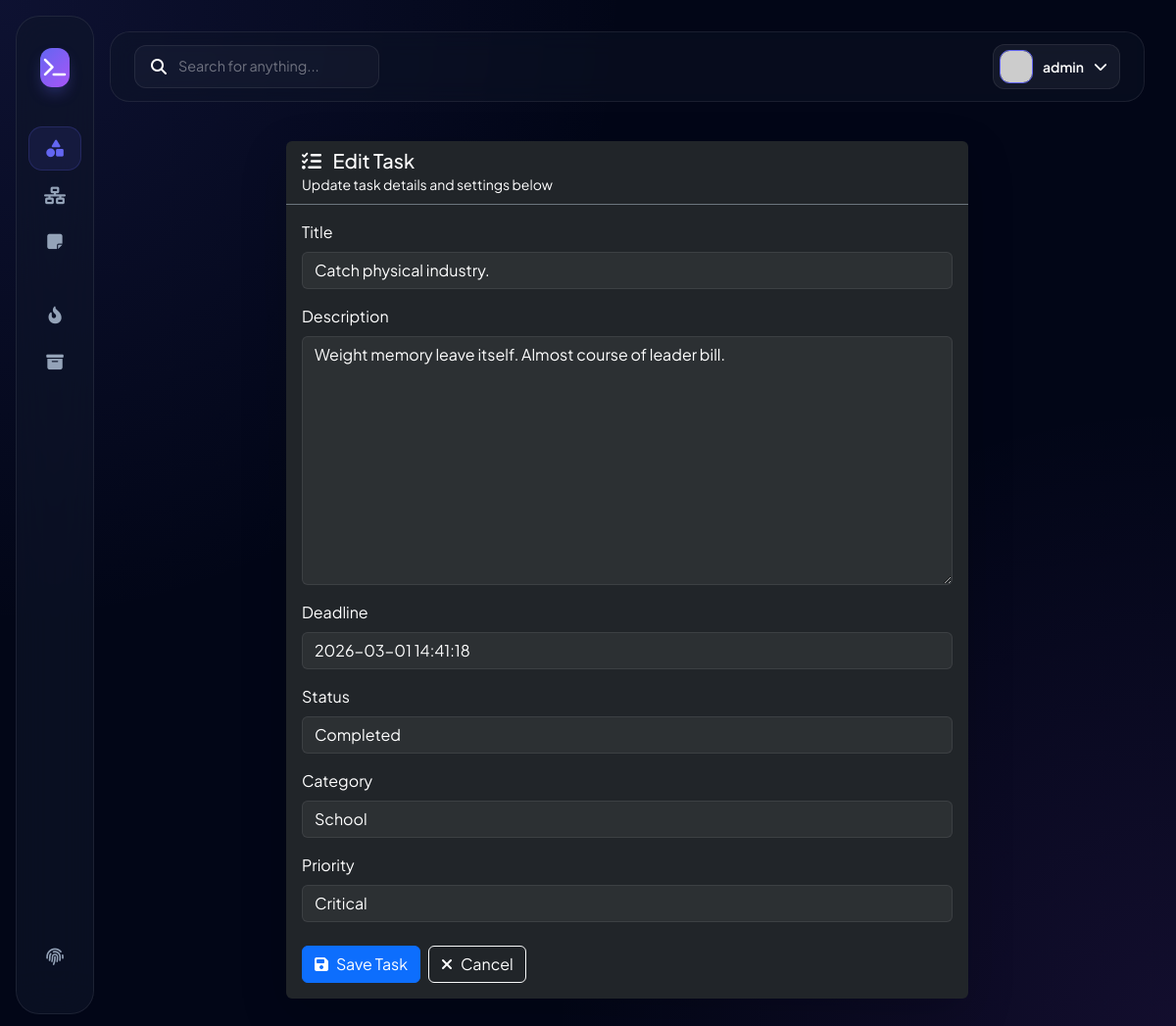
/task_list/20/ (signed in), run on the app's committed database.
### hangarinproj/models.py (models this page shows, shortened)
class BaseModel(models.Model):
    created_at = models.DateTimeField(auto_now_add=True)
    updated_at = models.DateTimeField(auto_now=True)
    class Meta:
        abstract = True

class Task(BaseModel):
    title = models.CharField(max_length=200)
    description = models.TextField()
    deadline = models.DateTimeField(default=timezone.now)
    status = models.CharField(max_length=50, choices=STATUS_CHOICES, default="Pending")
    category = models.ForeignKey(Category, on_delete=models.CASCADE)
    priority = models.ForeignKey(Priority, on_delete=models.CASCADE)

### hangarinproj/views.py (the view)
# urls.py: path('task_list/<pk>/', views.TaskUpdateView.as_view(), name='task-update'),
class TaskUpdateView(LoginRequiredMixin, UpdateView):
    model = Task
    form_class = TaskForm
    template_name = 'task_form.html'
    success_url = reverse_lazy('task-list')
    login_url = '/accounts/login/'

### hangarinproj/forms.py
class TaskForm(ModelForm):
    class Meta:
        model = Task
        fields = "__all__"

### hangarinproj/models.py (called while the page is built)
    def __str__(self):
        return self.name

    def __str__(self):
        return self.name

### templates/task_form.html (shortened to what this page needs)
{% extends 'base.html' %}
{% load static %}
{% block content %}
<div class="row justify-content-center">
    <div class="col-md-8">
        <div class="card bg-dark border-0 shadow-lg">
            <div class="card-header border-bottom border-secondary">
                <h5 class="mb-0">
                    <i class="fas fa-tasks me-2"></i>
                    {% if object %}Edit Task{% else %}Create Task{% endif %}
                </h5>
                <small class="text-muted">
                    {% if object %}
                        Update task details and settings below
                    {% else %}
                        Create a new task and organize your work efficiently
                    {% endif %}
                </small>
            </div>
            <div class="card-body">
                <form method="post" novalidate>
                    {% include 'includes/form.html' %}
                    <div class="d-flex gap-2 mt-4">
                        <button type="submit" class="btn btn-primary">
                            <i class="fas fa-save me-2"></i>Save Task
                        </button>
                        <a href="{% url 'task-list' %}" class="btn btn-outline-light">
                            <i class="fas fa-times me-2"></i>Cancel
                        </a>
                    </div>
                </form>
            </div>
        </div>
    </div>
</div>
{% endblock %}

### templates/base.html (shortened to what this page needs)
{% load static %}
{% load pwa %}
<!DOCTYPE html>
<html lang="en">
<head>
    <link href="https://cdn.jsdelivr.net/npm/bootstrap@5.3.0/dist/css/bootstrap.min.css" rel="stylesheet">
    <link rel="stylesheet" href="https://cdnjs.cloudflare.com/ajax/libs/font-awesome/6.5.0/css/all.min.css">
</head>
<body>
<div class="app-layout">
    <aside class="sidebar-wrapper">
        <a href="/" class="brand-box">
            <div class="brand-logo"><i class="fas fa-terminal"></i></div>
        </a>
        <nav class="flex-grow-1">
            <div class="nav-group">
                <a href="{% url 'task-list' %}" class="sidebar-link {% if 'task' in request.path %}active{% endif %}">
                    <i class="fas fa-shapes"></i>
                </a>
                <a href="{% url 'subtask-list' %}" class="sidebar-link {% if 'subtask' in request.path %}active{% endif %}">
                    <i class="fas fa-network-wired"></i>
                </a>
                <a href="{% url 'note-list' %}" class="sidebar-link {% if 'note' in request.path %}active{% endif %}">
                    <i class="fas fa-sticky-note"></i>
                </a>
            </div>
            <div class="nav-group">
                <a href="{% url 'priority-list' %}" class="sidebar-link">
                    <i class="fas fa-fire-alt"></i>
                </a>
                <a href="{% url 'category-list' %}" class="sidebar-link">
                    <i class="fas fa-box-archive"></i>
                </a>
            </div>
        </nav>
        <div class="system-nav mt-auto pt-4">
            <a href="/admin/" class="sidebar-link">
                <i class="fas fa-fingerprint"></i>
            </a>
        </div>
    </aside>
    <main class="main-viewport">
        <header class="glass-header">
            <div class="search-bar">
                <i class="fas fa-search text-dim"></i>
                <input type="text" id="mainSearch" placeholder="Search for anything...">
            </div>
            <div class="d-flex align-items-center gap-4">
                <div class="dropdown">
                    <div class="profile-trigger" data-bs-toggle="dropdown">
                        <img src="https://ui-avatars.com/api/?name={{ user.username|default:'User' }}&background=6366f1&color=fff&bold=true" class="avatar">
                        <span class="d-none d-lg-inline fw-semibold small">{{ user.username|default:"Guest" }}</span>
                        <i class="fas fa-chevron-down small text-dim"></i>
                    </div>
                </div>
            </div>
        </header>
        <div class="content-container" id="searchableArea">
            {% block content %}
            {% endblock %}
        </div>
    </main>
</div>
</body>
</html>

### templates/includes/form.html (shortened to what this page needs)
{% load widget_tweaks %}
{% for field in form %}
<div class="field item form-group mb-3">
    <label class="form-label">{{ field.label }}</label>
    {% render_field field class="form-control" %}
</div>
{% endfor %}

### templates/base.html (style rules this page uses)
:root { --bg-deep: #020617; --accent-primary: #6366f1; --accent-secondary: #a855f7; --glass-card: rgba(15, 23, 42, 0.6); --glass-border: rgba(255, 255, 255, 0.08); --text-bright: #f8fafc; --text-dim: #94a3b8; --sidebar-width: 280px; --nav-glow: 0 0 20px rgba(99, 102, 241, 0.1); }
body, .content-container, .content-container *, .main-viewport h1, .main-viewport h2, .main-viewport p, .main-viewport span, .main-viewport label, .main-viewport td, .main-viewport th { color: #ffffff !important; }
input, select, textarea, .form-control, [type="text"], [type="search"] { color: #ffffff !important; background: rgba(255, 255, 255, 0.05) !important; border: 1px solid var(--glass-border) !important; }
input::placeholder { color: rgba(255, 255, 255, 0.4) !important; }
body { background-color: var(--bg-deep); background-image: radial-gradient(circle at 0% 0%, rgba(99, 102, 241, 0.12) 0, transparent 40%), radial-gradient(circle at 100% 100%, rgba(168, 85, 247, 0.1) 0, transparent 40%); color: var(--text-bright); font-family: 'Plus Jakarta Sans', sans-serif; min-height: 100vh; margin: 0; overflow-x: hidden; }
.sidebar-wrapper { position: fixed; top: 1rem; left: 1rem; bottom: 1rem; width: var(--sidebar-width); background: var(--glass-card); backdrop-filter: blur(24px); -webkit-backdrop-filter: blur(24px); border: 1px solid var(--glass-border); border-radius: 24px; display: flex; flex-direction: column; padding: 2rem 1.25rem; z-index: 1050; transition: all 0.4s cubic-bezier(0.4, 0, 0.2, 1); }
.brand-box { display: flex; align-items: center; gap: 14px; padding: 0 0.75rem 2.5rem; text-decoration: none; }
.brand-logo { width: 40px; height: 40px; background: linear-gradient(135deg, var(--accent-primary), var(--accent-secondary)); border-radius: 12px; display: flex; align-items: center; justify-content: center; color: white !important; font-size: 1.25rem; box-shadow: 0 8px 16px -4px rgba(99, 102, 241, 0.4); }
.nav-group { margin-bottom: 2rem; }
.sidebar-link { display: flex; align-items: center; gap: 12px; padding: 0.8rem 1rem; color: var(--text-dim) !important; text-decoration: none; border-radius: 14px; font-weight: 500; font-size: 0.95rem; transition: all 0.2s ease; margin-bottom: 4px; }
.sidebar-link i { font-size: 1.1rem; width: 24px; text-align: center; color: inherit !important; }
.sidebar-link.active { background: rgba(99, 102, 241, 0.1); color: var(--accent-primary) !important; border: 1px solid rgba(99, 102, 241, 0.2); }
.main-viewport { margin-left: calc(var(--sidebar-width) + 2rem); padding: 2rem 2rem 2rem 0; min-height: 100vh; }
.glass-header { background: rgba(15, 23, 42, 0.4); backdrop-filter: blur(12px); border: 1px solid var(--glass-border); border-radius: 20px; padding: 0.75rem 1.5rem; display: flex; align-items: center; justify-content: space-between; margin-bottom: 2.5rem; position: sticky; top: 1rem; z-index: 1000; }
.search-bar { background: rgba(255, 255, 255, 0.03); border: 1px solid var(--glass-border); border-radius: 12px; padding: 0.6rem 1rem; display: flex; align-items: center; gap: 10px; width: 400px; }
.search-bar input { background: transparent !important; border: none !important; color: white !important; width: 100%; outline: none; font-size: 0.9rem; }
.profile-trigger { background: rgba(255, 255, 255, 0.05); border: 1px solid var(--glass-border); border-radius: 12px; padding: 5px 12px 5px 6px; display: flex; align-items: center; gap: 10px; cursor: pointer; transition: all 0.2s; }
.avatar { width: 34px; height: 34px; border-radius: 10px; border: 1px solid var(--accent-primary); }
.content-container { animation: fadeIn 0.6s ease-out; }
@media (max-width: 1200px) { .sidebar-wrapper { width: 80px; padding: 2rem 0.75rem; } }
@media (max-width: 1200px) { .main-viewport { margin-left: calc(80px + 2rem); } }
@media (max-width: 1200px) { .search-bar { width: 250px; } }

### data on the page
Task: title "Catch physical industry." "Weight memory leave itself. Almost course of leader bill." "2026-03-01 14:41:18" "Completed" "School" "Critical"

### other printed values
{{ user.username|default:"Guest" }} "admin"
{{ field.label }} "Title" "Description" "Deadline" "Status" "Category" "Priority"
